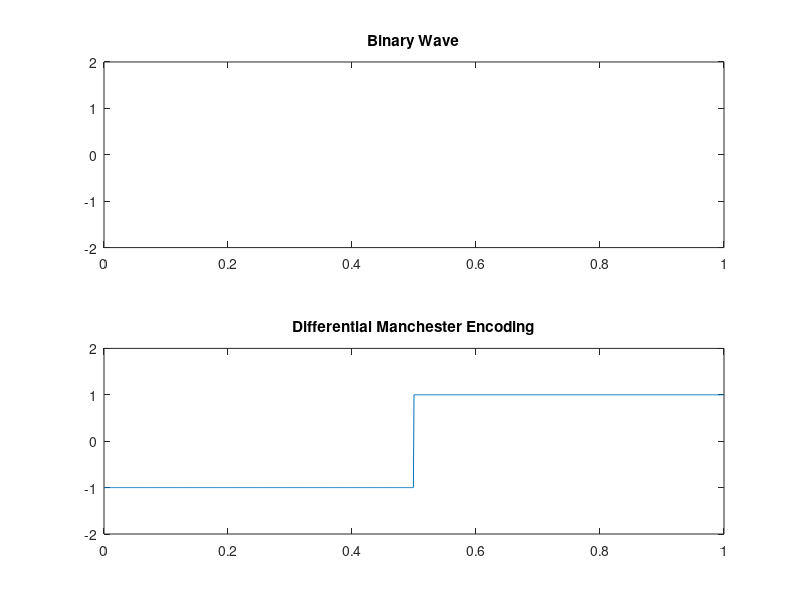

Write MATLAB code to recreate this figure.
clc;
clear;
close all;

b = input('Enter a binary sequence : ','s')
b = b - '0';
n = length(b);
t = 0:0.001:n;

b_p = 2*b-1;

for i = 1:n
    bw(i*1000:(i+1)*1000)=b_p(i)
end
bw = bw(1000:end);

figure;
subplot(2,1,1);
plot(t,bw);
title('Binary Wave');
axis([0 n -2 2]);

lastbit = 1;
for i = 1:n
    if b(i)==1
        x(i*1000:(i+0.5)*1000)=lastbit;
        lastbit = - lastbit;
        x((i+0.5)*1000:(i+1)*1000)=lastbit;
    else
 
        x(i*1000:(i+0.5)*1000)=-lastbit;
        x((i+0.5)*1000:(i+1)*1000)=lastbit;
    end
end
x = x(1000:end);


subplot(2,1,2);
plot(t,x);
title('Differential Manchester Encoding');
axis([0 n -2 2]);
